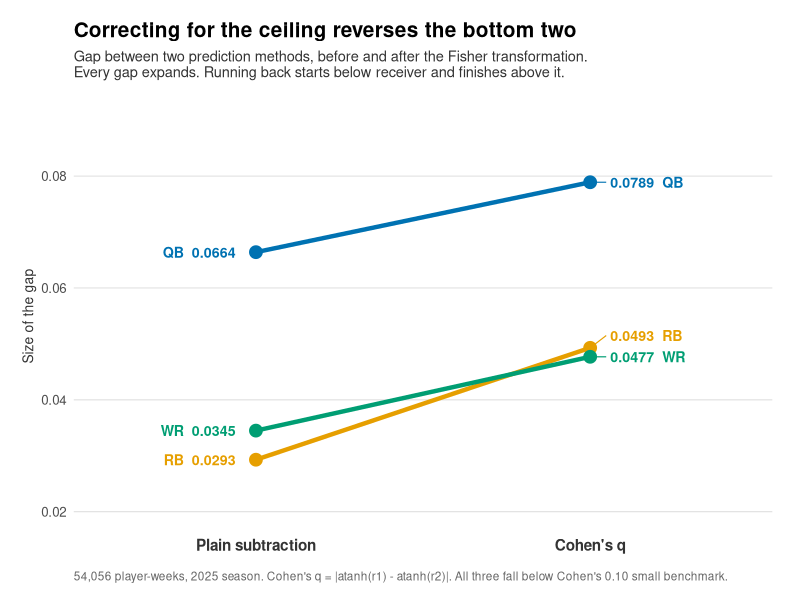
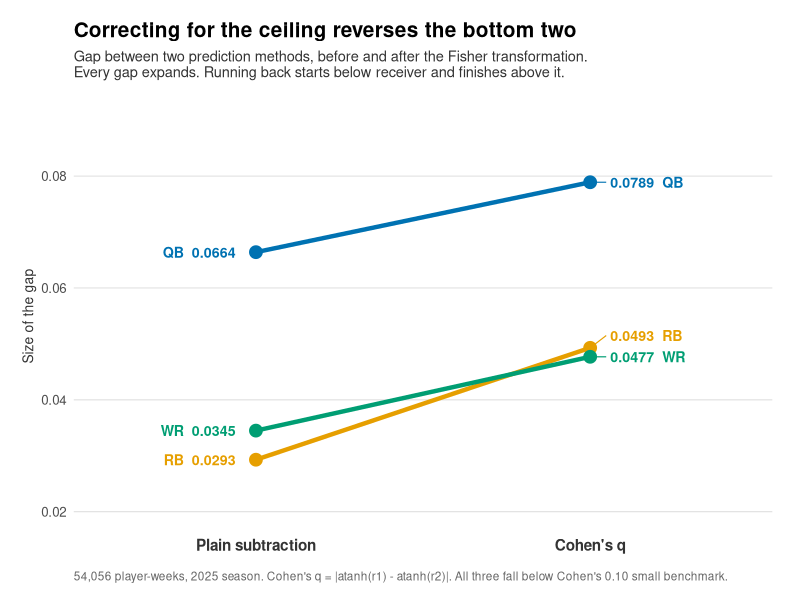

Recreate these plots in R, in order.
# ==============================================================================
# create_stats_post27_visuals.R
#
# Statistics Series, Post 27: Effect Size
#
# Central finding the panel must carry: applying Cohen's q expands every gap,
# and it reverses the order of the bottom two. Running back starts with the
# smallest raw gap of the three and finishes larger than receiver, because
# running back correlations sit nearer the ceiling where the Fisher
# transformation stretches hardest.
#
# Encoding rationale. The finding is a REORDERING, not a set of magnitudes.
# Paired bars would show six heights and force the reader to compute two
# rankings and compare them. A slope chart makes the reversal a literal
# crossing of two lines: the single most visible mark in the panel. Expansion
# reads as all three lines rising; reordering reads as RB crossing WR.
#
# All values hardcoded from verified console output of the cached Season 2
# Week 4 A/B results object. Nothing is recomputed here, to prevent drift
# between the panel and the post prose.
#
# Provenance of the numbers below:
#   s2_week4_ab_results.rds, mtime 2026-04-14 08:35:05 CDT
#   Correlations are stored rounded to 4 dp by the source script before save.
#   Raw gap  = abs(r_std - r_roll3) on those stored values.
#   Cohens q = stored cohens_q field.
#
# REVISION NOTE. The first render collided the two right-side labels. RB and
# WR finish 0.0016 apart, roughly 2% of panel height, which is closer than two
# lines of bold text can be drawn. Labels on that side are now displaced to a
# legible minimum separation and tied back to their true points with short
# connectors. The printed number is always the true value; only the drawing
# position of the text moves.
# ==============================================================================

library(ggplot2)
library(dplyr)

# ------------------------------------------------------------------ constants

OUT_DIR    <- "stats_posts/output/plots"
OUT_PREFIX <- "stats_post27_"
PLOT_W_IN  <- 8
PLOT_H_IN  <- 5.333
PLOT_DPI   <- 300

# Minimum vertical separation between two right-side labels, in data units.
# Set from the plotted y-range: two lines of bold 3.6pt text need roughly 5%
# of a 0.070 range to clear each other.
LABEL_MIN_SEP <- 0.0038

# Okabe-Ito, colorblind safe. Position mapping matches the prior post in this
# arc: navy QB, gold RB, bluish-green WR. No value here is "wrong", so no red.
COL_QB <- "#0072B2"
COL_RB <- "#E69F00"
COL_WR <- "#009E73"
COL_GRID <- "grey85"
COL_TEXT <- "grey20"

# ----------------------------------------------------------- verified numbers

verified <- tibble::tribble(
  ~position, ~r_roll3, ~r_std,  ~raw_gap, ~cohens_q, ~n_player_weeks,
  "QB",        0.3647, 0.4311,    0.0664,    0.0789,            1242,
  "RB",        0.6227, 0.6520,    0.0293,    0.0493,            8123,
  "WR",        0.5080, 0.5425,    0.0345,    0.0477,           44691
)

# ------------------------------------------------- PRE-BUILD ASSERTION BLOCK
# Each assertion validates a claim the post makes in prose. A failure here
# means the panel and the post have diverged and neither should ship.

stopifnot(
  "A1. Three positions present" =
    nrow(verified) == 3L,

  "A2. No missing values anywhere in the plotted frame" =
    sum(is.na(verified)) == 0L,

  "A3. Raw gap reconstructs from the stored correlations (4 dp tolerance)" =
    all(abs(abs(verified$r_std - verified$r_roll3) - verified$raw_gap) < 1e-9),

  "A4. Cohen's q reconstructs from the stored correlations via Fisher z.
       Tolerance 1e-4 because the cached correlations are stored rounded
       to 4 dp before q was computed upstream." =
    all(abs(abs(atanh(verified$r_std) - atanh(verified$r_roll3)) -
              verified$cohens_q) < 1e-4),

  "A5. CENTRAL CLAIM ONE. Every gap expands under the transformation." =
    all(verified$cohens_q > verified$raw_gap),

  "A6. CENTRAL CLAIM TWO. On raw gap, WR exceeds RB." =
    verified$raw_gap[verified$position == "WR"] >
    verified$raw_gap[verified$position == "RB"],

  "A7. CENTRAL CLAIM TWO, second half. On Cohen's q, RB exceeds WR.
       A6 and A7 together are the reordering the panel exists to show." =
    verified$cohens_q[verified$position == "RB"] >
    verified$cohens_q[verified$position == "WR"],

  "A8. CENTRAL CLAIM THREE. RB correlations sit nearer the ceiling than WR,
       which is the stated cause of the reordering." =
    verified$r_std[verified$position == "RB"] >
    verified$r_std[verified$position == "WR"],

  "A9. QB holds rank one on both measures, so the reversal is isolated to
       the bottom two and the panel must not imply a general scramble." =
    which.max(verified$raw_gap) == which(verified$position == "QB") &&
    which.max(verified$cohens_q) == which(verified$position == "QB"),

  "A10. All effect sizes fall below Cohen's 0.10 small benchmark, which the
        post asserts explicitly." =
    all(verified$cohens_q < 0.10),

  "A11. All correlations lie strictly inside (-1, 1) so atanh is defined." =
    all(abs(c(verified$r_roll3, verified$r_std)) < 1),

  "A12. Player-week counts sum to the total cited in the post." =
    sum(verified$n_player_weeks) == 54056L
)

message("Pre-build assertions: 12/12 passed.")

# ------------------------------------------------------------- reshape to long

plot_data <- verified %>%
  select(position, raw_gap, cohens_q) %>%
  tidyr::pivot_longer(
    cols      = c(raw_gap, cohens_q),
    names_to  = "measure",
    values_to = "value"
  ) %>%
  mutate(
    measure = factor(
      measure,
      levels = c("raw_gap", "cohens_q"),
      labels = c("Plain subtraction", "Cohen's q")
    ),
    position = factor(position, levels = c("QB", "RB", "WR"))
  )

stopifnot(
  "A13. Long frame has one row per position per measure" =
    nrow(plot_data) == 6L,
  "A14. No unused factor levels, which would draw phantom axis entries" =
    nlevels(droplevels(plot_data$position)) == 3L
)

# ------------------------------------------------------------- label placement

# Left side: the three endpoints are far enough apart that no displacement is
# needed. Offset outward from the axis position so text never sits on a point.
label_left <- plot_data %>%
  filter(measure == "Plain subtraction") %>%
  mutate(
    label_y = value,
    x_num   = 1 - 0.06,
    hjust   = 1
  )

stopifnot(
  "A15. Left-side endpoints are already separated by more than the legible
        minimum, so no displacement is applied on that side." =
    all(diff(sort(label_left$value)) >= LABEL_MIN_SEP)
)

# Right side: RB and WR finish 0.0016 apart and collide. Walk the sorted
# endpoints upward, pushing any label that sits closer than the minimum.
label_right <- plot_data %>%
  filter(measure == "Cohen's q") %>%
  arrange(value) %>%
  mutate(
    label_y = {
      y <- value
      for (i in seq_along(y)[-1]) {
        if (y[i] - y[i - 1] < LABEL_MIN_SEP) y[i] <- y[i - 1] + LABEL_MIN_SEP
      }
      y
    },
    x_num = 2 + 0.06,
    hjust = 0
  )

stopifnot(
  "A16. Right-side labels clear the legible minimum after displacement." =
    all(diff(sort(label_right$label_y)) >= LABEL_MIN_SEP - 1e-12),

  "A17. No label is displaced by more than the minimum separation, which
        would risk pulling it nearer a neighbouring point than its own." =
    all(abs(label_right$label_y - label_right$value) <= LABEL_MIN_SEP),

  "A18. Displaced labels still print the true stored value, not the drawing
        position. Guards against a label showing a nudged number." =
    all(sort(label_right$value) == sort(verified$cohens_q)),

  "A19. Every displaced label stays inside the zoom window." =
    all(label_right$label_y > 0.020 & label_right$label_y < 0.090)
)

# --------------------------------------------------------------------- panel

p <- ggplot(
  plot_data,
  aes(x = as.numeric(measure), y = value,
      group = position, colour = position)
) +
  geom_line(linewidth = 1.5, lineend = "round") +
  geom_point(size = 4) +
  # Connectors tying displaced right-side labels back to their true points.
  geom_segment(
    data = label_right,
    aes(x = 2, xend = x_num - 0.012, y = value, yend = label_y,
        colour = position),
    linewidth = 0.4, show.legend = FALSE
  ) +
  geom_text(
    data = label_left,
    aes(x = x_num, y = label_y,
        label = sprintf("%s  %.4f", position, value), hjust = hjust),
    size = 3.6, fontface = "bold", show.legend = FALSE
  ) +
  geom_text(
    data = label_right,
    aes(x = x_num, y = label_y,
        label = sprintf("%.4f  %s", value, position), hjust = hjust),
    size = 3.6, fontface = "bold", show.legend = FALSE
  ) +
  scale_colour_manual(
    values = c(QB = COL_QB, RB = COL_RB, WR = COL_WR),
    guide  = "none"
  ) +
  scale_x_continuous(
    breaks = c(1, 2),
    labels = c("Plain subtraction", "Cohen's q"),
    limits = c(0.55, 2.45)
  ) +
  # coord_cartesian for the continuous y axis: zooms without dropping rows.
  coord_cartesian(ylim = c(0.020, 0.090)) +
  labs(
    title    = "Correcting for the ceiling reverses the bottom two",
    subtitle = paste0(
      "Gap between two prediction methods, before and after the Fisher ",
      "transformation.\nEvery gap expands. Running back starts below ",
      "receiver and finishes above it."
    ),
    x = NULL,
    y = "Size of the gap",
    caption = paste0(
      "54,056 player-weeks, 2025 season. Cohen's q = |atanh(r1) - atanh(r2)|. ",
      "All three fall below Cohen's 0.10 small benchmark."
    )
  ) +
  theme_minimal(base_size = 12) +
  theme(
    plot.title       = element_text(face = "bold", size = 15,
                                    margin = margin(b = 6)),
    plot.subtitle    = element_text(size = 10.5, colour = COL_TEXT,
                                    margin = margin(b = 14)),
    plot.caption     = element_text(size = 8.5, colour = "grey40",
                                    hjust = 0, margin = margin(t = 12)),
    axis.text.x      = element_text(face = "bold", size = 11,
                                    colour = COL_TEXT),
    axis.title.y     = element_text(size = 10, colour = COL_TEXT),
    panel.grid.minor = element_blank(),
    panel.grid.major.x = element_blank(),
    panel.grid.major.y = element_line(colour = COL_GRID, linewidth = 0.3),
    plot.margin      = margin(16, 20, 12, 16)
  )

# ------------------------------------------------ POST-BUILD RENDER CHECKS
# Geometry checks the pre-build assertions cannot catch, run against the
# constructed object rather than against the source frame.
#
# Layer order, which these indices depend on:
#   [[1]] geom_line     [[2]] geom_point   [[3]] geom_segment
#   [[4]] geom_text L   [[5]] geom_text R

built <- ggplot_build(p)

stopifnot(
  "B0. Layer count matches the indices these checks assume. Adding or
       reordering a geom invalidates every index below." =
    length(built$data) == 5L,

  "B1. Exactly three line groups drawn, one per position. A different count
       means the group aesthetic collapsed or split." =
    length(unique(built$data[[1]]$group)) == 3L,

  "B2. Six points drawn, two per position. Fewer means an endpoint was
       dropped by the y-range zoom." =
    nrow(built$data[[2]]) == 6L,

  "B3. Three label connectors drawn, one per right-side endpoint." =
    nrow(built$data[[3]]) == 3L,

  "B4. Six text labels drawn, three per side, so no endpoint is unlabelled." =
    nrow(built$data[[4]]) == 3L && nrow(built$data[[5]]) == 3L,

  "B5. The zoom window contains every plotted value. A value outside this
       range would be clipped and the reader would see a truncated line." =
    all(plot_data$value > 0.020 & plot_data$value < 0.090),

  "B6. RENDER-LEVEL CHECK ON THE CENTRAL FINDING. The RB and WR lines must
       actually cross inside the panel. Verified by confirming the sign of
       the RB-minus-WR difference flips between the two x positions." =
    sign(verified$raw_gap[verified$position == "RB"] -
           verified$raw_gap[verified$position == "WR"]) !=
    sign(verified$cohens_q[verified$position == "RB"] -
           verified$cohens_q[verified$position == "WR"]),

  "B7. No two drawn right-side label rows share a y position, which is the
       collision the first render produced." =
    length(unique(round(built$data[[5]]$y, 6))) == 3L,

  "B8. Both x tick positions are present and labelled." =
    length(built$layout$panel_params[[1]]$x$get_labels()) == 2L
)

message("Post-build render checks: 9/9 passed.")

# --------------------------------------------------------------------- export

if (!dir.exists(OUT_DIR)) dir.create(OUT_DIR, recursive = TRUE)

png_path <- file.path(OUT_DIR, paste0(OUT_PREFIX, "effect_size_slope.png"))
svg_path <- file.path(OUT_DIR, paste0(OUT_PREFIX, "effect_size_slope.svg"))

ggsave(png_path, plot = p, width = PLOT_W_IN, height = PLOT_H_IN,
       dpi = PLOT_DPI, bg = "white")
message("Wrote: ", png_path)

# SVG is optional. svglite may be absent, and ggsave() would otherwise open an
# interactive install prompt that consumes the rest of a sourced script.
if (requireNamespace("svglite", quietly = TRUE)) {
  ggsave(svg_path, plot = p, width = PLOT_W_IN, height = PLOT_H_IN,
         bg = "white", device = svglite::svglite)
  message("Wrote: ", svg_path)
} else {
  message("Skipped SVG: package 'svglite' not installed. ",
          "Run install.packages(\"svglite\") to enable SVG output.")
}

message(sprintf("Dimensions: %g x %g in at %d DPI (%d x %d px).",
                PLOT_W_IN, PLOT_H_IN, PLOT_DPI,
                round(PLOT_W_IN * PLOT_DPI), round(PLOT_H_IN * PLOT_DPI)))
